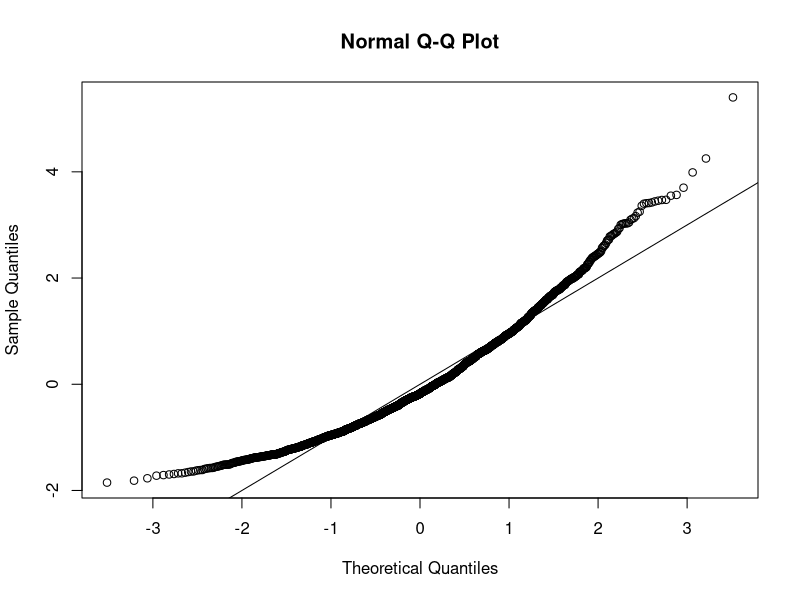
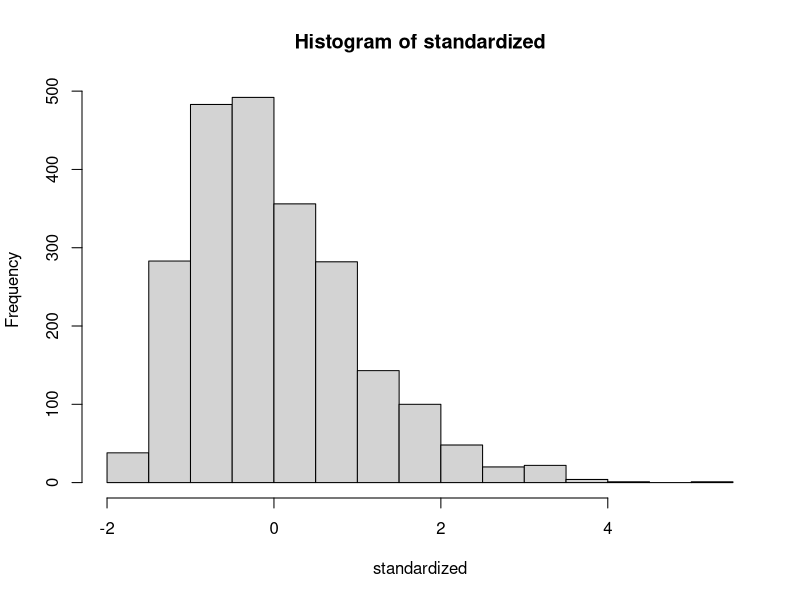
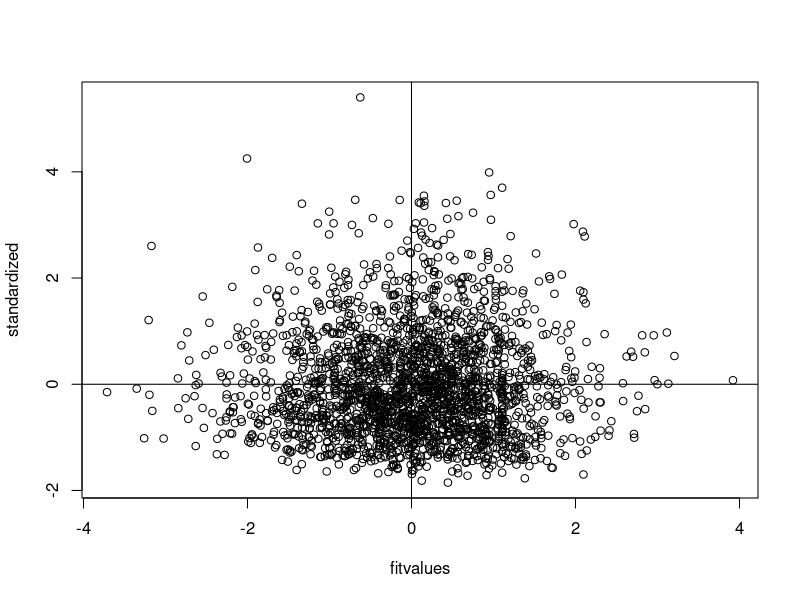

Source code (R) for these figures, in order:
setwd("E:/GA/Scales")
master = read.csv("Meaning_Scales_PIL_RR_RN_Paper.csv")
summary(master)

####DATA SCREENING####
##accuracy##

##Missing Data##
library(mice)
percentmiss = function(x){ sum(is.na(x))/length(x) *100 }

##Going by rows ONLY
notypos = master
missing = apply(notypos[ , 3:22], 1, percentmiss) 
table(missing)

##replace only the data that you should
replacepeople = notypos[ missing <= 5 , ]  
dontpeople = notypos[ missing > 5 , ]

##figure out the columns to exclude (survey data)
apply(replacepeople, 2, percentmiss)
replacecolumn = replacepeople[ , -c(1,2,23)]
dontcolumn = replacepeople[ , c(1,2,23)]

##let's mice it!
tempnomiss = mice(replacecolumn)
nomiss = complete(tempnomiss, 1)
summary(nomiss)

##put everything back together
filledin_none = cbind(dontcolumn, nomiss)
summary(filledin_none)

##Outliers##
mahal = mahalanobis(filledin_none[ , -c(1:3)], 
                    colMeans(filledin_none[ , -c(1:3)], na.rm = TRUE),
                    cov(filledin_none[ , -c(1:3)], use="pairwise.complete.obs"))

cutoff = qchisq(.999,ncol(filledin_none[ , -c(1:3)])) 
summary(mahal < cutoff)
noout = filledin_none[ mahal < cutoff, ]

##additivity: correlations
correlations = cor(noout[,-c(1:3)], use="pairwise.complete.obs")
symnum(correlations)

##make the random stuff
random = rchisq(nrow(noout), 7)
##be sure here not to include the ID columns!
fake = lm(random~., data=noout[ , -c(1:3)])

##get the linearity plot
##create the standardized residuals
standardized = rstudent(fake)
qqnorm(standardized)
abline(0,1)

##multivariate normality
hist(standardized, breaks=15)

##homogeneity and homoscedaticity
fitvalues = scale(fake$fitted.values)
plot(fitvalues, standardized) 
abline(0,0)
abline(v = 0)

##Scoring
PIL <- rowSums(noout[, c(4:23)])
PIL

EL<- rowSums(noout[, c(5,8,10,13,20:22)])
EL

PL<- rowSums(noout[, c(6,11,23)])
PL

SF<- rowSums(noout[, c(6,7,11,23)])
SF

###RAN INTO A PROBLEM HERE!!!!  FOR SOME REASON THE CODE WON'T RUN FOR THIS AND
#I CAN'T SEEM TO FIGURE OUT WHY ALTHOUGH IT SEEMS LIKE IT SHOULD BE OBVIOUS...
###reliability 
#exciting = c("Q31_1", "Q35_1", "Q37_1", "Q40_1", "Q47_1", "Q48_1", "Q49_1")
#purposeful = c("Q33_1", "Q38_1", "Q50_1")
#shortform = c("Q33_1", "Q34_1", "Q38_1", "Q50_1")
#PILtot= (noout[ , ])

#library(psych)
#alpha(noout[, exciting])
#alpha(noout[ , purposeful])
#alpha(noout[ , shortform])
#alpha(noout[ , PILtot])

##totals
#harmony2 = c("Q111_3", "Q111_2", "Q111_6", "Q111_1")
#spirit2 = c("Q111_4", "Q111_5")
#library(car)


#noout$Q111_1 = recode(noout$Q110_1, "0 = 1.00; 1 = 2.25; 2 = 3.5; 3 = 4.75; 4 = 6.00")
#noout$Q111_2 = recode(noout$Q110_2, "0 = 1.00; 1 = 2.25; 2 = 3.5; 3 = 4.75; 4 = 6.00")
#noout$Q111_3 = recode(noout$Q110_3, "0 = 1.00; 1 = 2.25; 2 = 3.5; 3 = 4.75; 4 = 6.00")
#noout$Q111_4 = recode(noout$Q110_4, "0 = 1.00; 1 = 2.25; 2 = 3.5; 3 = 4.75; 4 = 6.00")
#noout$Q111_5 = recode(noout$Q110_5, "0 = 1.00; 1 = 2.25; 2 = 3.5; 3 = 4.75; 4 = 6.00")
#noout$Q111_6 = recode(noout$Q110_6, "0 = 1.00; 1 = 2.25; 2 = 3.5; 3 = 4.75; 4 = 6.00")

#noout$haravg = apply(noout[ , harmony2], 1, mean)
#noout$lifeavg = apply(noout[ , life], 1, mean)
#noout$conavg = apply(noout[ , confusion], 1, mean)
#noout$spiritavg = apply(noout[ , spirit2], 1, mean)
